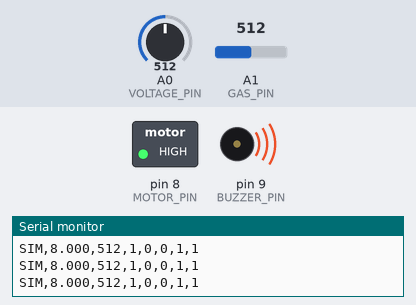
Bench run of a sketch on a simulated Arduino Uno, built with avr-gcc and run on an emulated ATmega328P. On the bench: switched loads named in the sketch (green lamp = pin HIGH), buzzer (waves = sounding, pin HIGH), the last lines printed to the serial monitor. Inputs (shaded band) come from the test bench; at power-on: A0 (VOLTAGE_PIN) = 512, A1 (GAS_PIN) = 512.

Above: at 1.2 s.
1.3 s: A0 (VOLTAGE_PIN) set to 497
At 2.5 s:
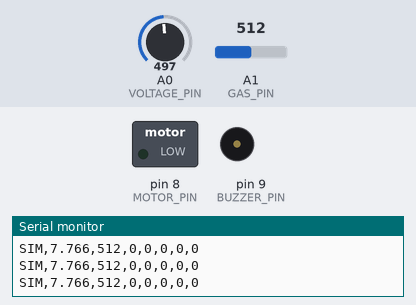
2.8 s: A0 (VOLTAGE_PIN) set to 716
At 3.8 s:
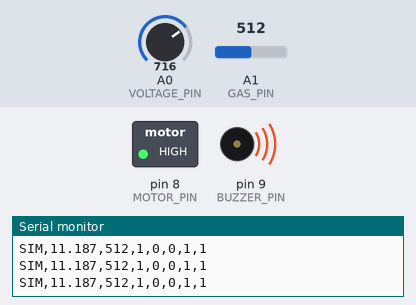
5.8 s: A0 (VOLTAGE_PIN) set to 511
At 6.2 s:
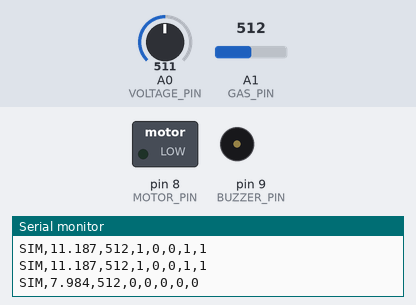
Timing chart, 0 to 8.8 s (numbered marks = the images above; inputs shaded):
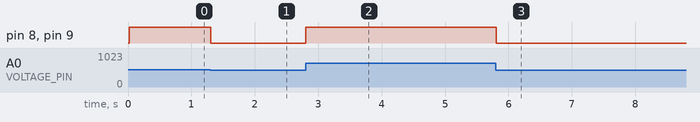

Measured:
- the behaviour switches between 512 and 511 on A0 (VOLTAGE_PIN) (found by bisection; images 0 and 1)
- after the input at 1.3 s, pin 8 (MOTOR_PIN), pin 9 (BUZZER_PIN): HIGH → LOW at once
- after the input at 2.8 s, pin 8 (MOTOR_PIN), pin 9 (BUZZER_PIN): LOW → HIGH at once
- after the input at 5.8 s, pin 8 (MOTOR_PIN), pin 9 (BUZZER_PIN): HIGH → LOW at once

The sketch:

Task1_Base.ino
```cpp
/*
 * Eurus Task 1 BASE -- AI-assisted implementation.
 * Compiled successfully and tested in Proteus simulation.
 * No physical Arduino or MQ2 hardware was tested.
 * Proteus uses the ATMEGA328P VSM model, not a complete UNO board model.
 * A1 is a potentiometer substitute for MQ2 analog output, NOT a gas model.
 * GAS_TRIP_ADC is a demonstration threshold, NOT a calibrated ppm limit.
 */
#include <Arduino.h>

const uint8_t VOLTAGE_PIN = A0; // ATmega PC0/ADC0
const uint8_t GAS_PIN = A1;     // ATmega PC1/ADC1
const uint8_t MOTOR_PIN = 8;    // ATmega PB0 -> motor MOSFET gate resistor
const uint8_t BUZZER_PIN = 9;   // ATmega PB1 -> buzzer MOSFET gate resistor

const uint16_t VOLTAGE_TRIP_ADC = 512; // nominal 8 V with 22k/10k, 5 V reference
const uint16_t GAS_TRIP_ADC = 600;     // arbitrary demonstration setting only
const float INPUT_VOLTS_PER_COUNT = 5.0f / 1024.0f * 3.2f;

// The initial schematic specifies a GENERIC ACTIVE 5 V DC buzzer model.
// Set true only if the selected model is confirmed to be a passive sounder.
const bool BUZZER_IS_PASSIVE = false;
bool manualRequest = false;
bool lastAlarmCommand = false;
unsigned long lastTelemetryMs = 0;

void setOutputs(bool alarmCommand) {
  digitalWrite(MOTOR_PIN, alarmCommand ? HIGH : LOW);
  if (BUZZER_IS_PASSIVE) {
    if (alarmCommand && !lastAlarmCommand) tone(BUZZER_PIN, 2000);
    if (!alarmCommand) {
      noTone(BUZZER_PIN);
      digitalWrite(BUZZER_PIN, LOW);
    }
  } else {
    digitalWrite(BUZZER_PIN, alarmCommand ? HIGH : LOW);
  }
  lastAlarmCommand = alarmCommand;
}

void setup() {
  digitalWrite(MOTOR_PIN, LOW);
  digitalWrite(BUZZER_PIN, LOW);
  pinMode(MOTOR_PIN, OUTPUT);
  pinMode(BUZZER_PIN, OUTPUT);
  analogReference(DEFAULT); // AVCC; schematic uses nominal 5 V
  Serial.begin(9600);       // 8 data bits, no parity, 1 stop bit
  Serial.println(F("#source,input_V,gas_ADC,voltageTrip,gasTrip,manualRequest,buzzerCommand,motorCommand"));
}

void loop() {
  // Proteus Virtual Terminal uses the manual serial commands: '1' = ON, '0' = OFF.
  // '1' sets manual request; '0' removes it. CR/LF and other chars ignored.
  while (Serial.available() > 0) {
    const char command = (char)Serial.read();
    if (command == '1') manualRequest = true;
    else if (command == '0') manualRequest = false;
  }

  // Discard one reading after switching channels, then retain the next.
  analogRead(VOLTAGE_PIN);
  const uint16_t voltageADC = analogRead(VOLTAGE_PIN);
  analogRead(GAS_PIN);
  const uint16_t gasADC = analogRead(GAS_PIN);
  const bool voltageTrip = voltageADC >= VOLTAGE_TRIP_ADC;
  const bool gasTrip = gasADC >= GAS_TRIP_ADC;
  const bool alarmCommand = voltageTrip || gasTrip || manualRequest;
  setOutputs(alarmCommand);

  const unsigned long now = millis();
  if (now - lastTelemetryMs >= 250UL) {
    lastTelemetryMs = now;
    Serial.print(F("SIM,"));
    Serial.print(voltageADC * INPUT_VOLTS_PER_COUNT, 3);
    Serial.print(','); Serial.print(gasADC);
    Serial.print(','); Serial.print(voltageTrip ? 1 : 0);
    Serial.print(','); Serial.print(gasTrip ? 1 : 0);
    Serial.print(','); Serial.print(manualRequest ? 1 : 0);
    Serial.print(','); Serial.print(alarmCommand ? 1 : 0);
    Serial.print(','); Serial.println(alarmCommand ? 1 : 0);
  }
  delay(10);
}
```
